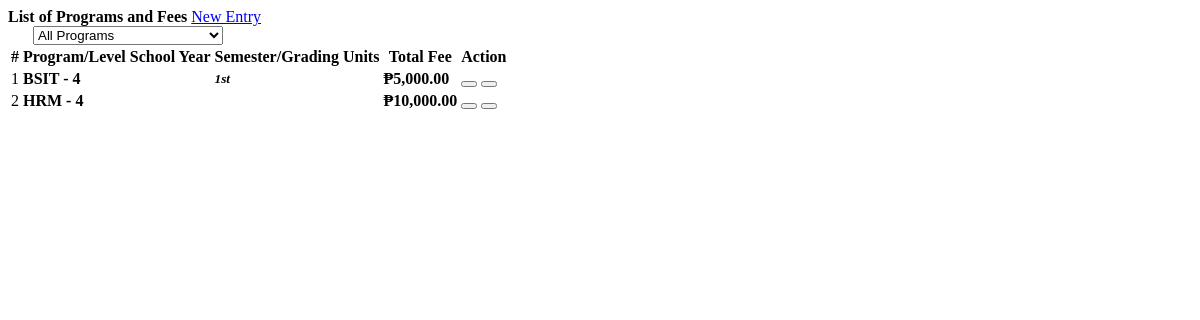
/courses.php, run on the app's committed database.
### tables this page shows
CREATE TABLE `courses` (
  `id` int(30) NOT NULL,
  `course` varchar(100) NOT NULL,
  `acadyr` varchar(100) NOT NULL,
  `semester` varchar(100) NOT NULL,
  `description` text NOT NULL,
  `level` varchar(150) NOT NULL,
  `total_amount` float NOT NULL,
  `date_created` datetime NOT NULL DEFAULT current_timestamp()
);

### courses.php (the view, shortened to what this page needs)
<?php include('db_connect.php');?>
<div class="container-fluid">
	<div class="col-lg-12">
		<div class="row">
			<div class="col-md-12">
				<div class="card">
					<div class="card-header">
						<b>List of Programs and Fees</b>
						<span class="float:right"><a class="btn btn-primary btn-block btn-sm col-sm-2 float-right" href="javascript:void(0)" id="new_course">
					<i class="fa fa-plus"></i> New Entry
				</a></span>
					</div>
		<select id="categoryFilter" class="form-control">
        <option value="">All Programs</option>
        </select>
					<div class="card-body">
						<table class="table" id='filterTable'>
							<thead>
								<tr>
									<th class="text-center">#</th>
									<th class="text-center">Program/Level</th>
									<th class="text-center">School Year</th>
									<th class="text-center">Semester/Grading</th>
									<th class="text-center">Units</th>
									<th class="text-center">Total Fee</th>
									<th class="text-center">Action</th>
								</tr>
							</thead>
							<tbody>
								<?php
								$i = 1;
								$course = $conn->query("SELECT * FROM courses  order by course asc ");
								while($row=$course->fetch_assoc()):
								?>
								<tr>
									<td class="text-center"><?php echo $i++ ?></td>
									<td>
										<p> <b><?php echo $row['course'] . " - " . $row['level'] ?></b></p>
									</td>
									<td class="text-center">
									</td>
									<td class="text-center">
										 <p><small><i><b><?php echo $row['semester'] ?></i></small></p>
									</td>
									<td class="text-center">
									</td>
									<td class="text-right">
										<p> <b>&#8369;<?php echo number_format($row['total_amount'],2) ?></b></p>
									</td>
									<td class="text-center">
										<button class="btn btn-sm btn-outline-primary edit_course" type="button" data-id="<?php echo $row['id'] ?>" ><i class="fa fa-edit"></i></button>
										<button class="btn btn-sm btn-outline-danger delete_course" type="button" data-id="<?php echo $row['id'] ?>"><i class="fa fa-trash"></i></button>
									</td>
								</tr>
								<?php endwhile; ?>
							</tbody>
						</table>
					</div>
				</div>
			</div>
		</div>
	</div>
</div>

### courses.php (style rules this page uses)
select.form-control { display: inline; width: 190px; margin-left: 25px; }
td { vertical-align: middle !important; }
td p { margin: unset }

### data on the page
courses: course "BSIT", level "4", semester "1st", total_amount "5,000.00"
courses: course "HRM", level "4", total_amount "10,000.00"
